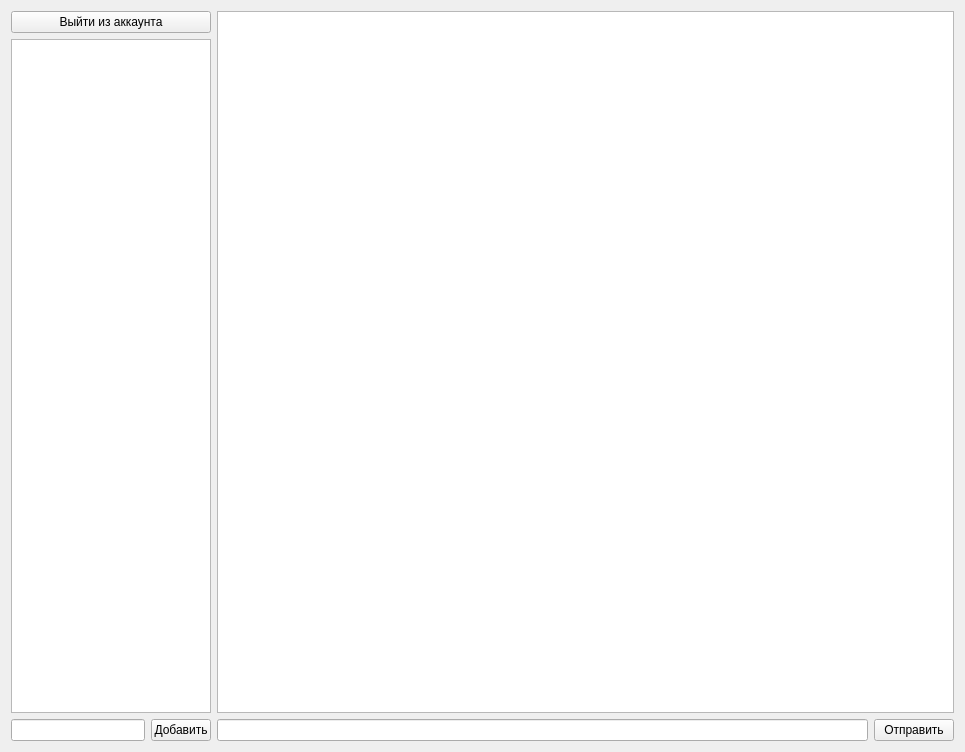
<?xml version="1.0" encoding="UTF-8"?>
<ui version="4.0">
 <class>Form</class>
 <widget class="QWidget" name="Form">
  <property name="geometry">
   <rect>
    <x>0</x>
    <y>0</y>
    <width>965</width>
    <height>752</height>
   </rect>
  </property>
  <property name="windowTitle">
   <string>Form</string>
  </property>
  <layout class="QGridLayout" name="gridLayout">
   <item row="0" column="0" rowspan="5" colspan="2">
    <layout class="QGridLayout" name="gridLayout_2">
     <item row="1" column="0">
      <widget class="QListWidget" name="listWidget">
       <property name="maximumSize">
        <size>
         <width>200</width>
         <height>16777215</height>
        </size>
       </property>
      </widget>
     </item>
     <item row="2" column="0">
      <layout class="QHBoxLayout" name="horizontalLayout_3">
       <item>
        <widget class="QLineEdit" name="lineEdit_2">
         <property name="maximumSize">
          <size>
           <width>140</width>
           <height>16777215</height>
          </size>
         </property>
        </widget>
       </item>
       <item>
        <widget class="QPushButton" name="pushButton_2">
         <property name="maximumSize">
          <size>
           <width>60</width>
           <height>16777215</height>
          </size>
         </property>
         <property name="text">
          <string>Добавить</string>
         </property>
        </widget>
       </item>
      </layout>
     </item>
     <item row="0" column="0">
      <widget class="QPushButton" name="pushButton_3">
       <property name="text">
        <string>Выйти из аккаунта</string>
       </property>
      </widget>
     </item>
    </layout>
   </item>
   <item row="0" column="3" rowspan="5">
    <layout class="QGridLayout" name="gridLayout_3">
     <item row="1" column="0">
      <widget class="QListWidget" name="listWidget_2"/>
     </item>
     <item row="2" column="0">
      <layout class="QHBoxLayout" name="horizontalLayout">
       <item>
        <widget class="QLineEdit" name="lineEdit"/>
       </item>
       <item>
        <widget class="QPushButton" name="pushButton">
         <property name="text">
          <string>Отправить</string>
         </property>
        </widget>
       </item>
      </layout>
     </item>
    </layout>
   </item>
  </layout>
 </widget>
 <resources/>
 <connections/>
</ui>
